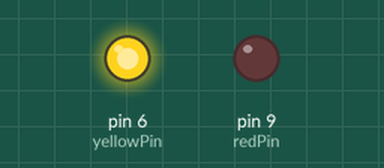
This sketch was run on a simulated Arduino Uno, built with avr-gcc and run on an emulated ATmega328P. Shown: output pins drawn as LEDs (lit = HIGH).

Above: at 0.2 s.
At 5.2 s:
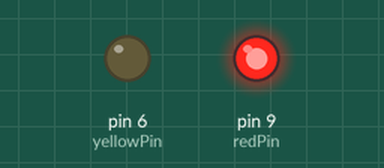
At 9.7 s:
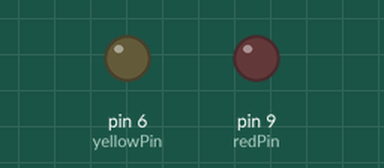
Timing chart, 0 to 10.4 s (numbered marks = the images above):
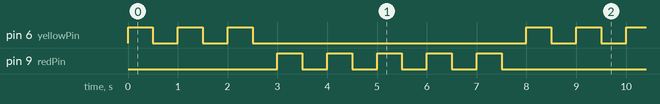

Measured:
- by itself, pin 6 (yellowPin): repeats every 8.0 s: 2 × (LOW 0.50 s, HIGH 0.50 s), LOW 5.5 s, HIGH 0.50 s
- by itself, pin 9 (redPin): repeats every 8.0 s: 4 × (LOW 0.50 s, HIGH 0.50 s), LOW 3.5 s, HIGH 0.50 s
- by itself, everything shown: repeats every 8.0 s, in 16 steps

The sketch:

blinkingLED.ino
```cpp
int yellowPin = 6;
int redPin = 9;
int yellowTime = 500;
int redTime = 500;


void setup() {
  // put your setup code here, to run once:
  pinMode(yellowPin, OUTPUT);
  pinMode(redPin, OUTPUT);
  Serial.begin(9600);
}

void loop() {
  // put your main code here, to run repeatedly:
  digitalWrite(yellowPin, HIGH);
  delay(yellowTime);
  digitalWrite(yellowPin, LOW);
  delay(yellowTime);
  digitalWrite(yellowPin, HIGH);
  delay(yellowTime);
  digitalWrite(yellowPin, LOW);
  delay(yellowTime);
  digitalWrite(yellowPin, HIGH);
  delay(yellowTime);
  digitalWrite(yellowPin, LOW);
  delay(yellowTime);

  digitalWrite(redPin, HIGH);
  delay(redTime);
  digitalWrite(redPin, LOW);
  delay(redTime);
  digitalWrite(redPin, HIGH);
  delay(redTime);
  digitalWrite(redPin, LOW);
  delay(redTime);
  digitalWrite(redPin, HIGH);
  delay(redTime);
  digitalWrite(redPin, LOW);
  delay(redTime);
  digitalWrite(redPin, HIGH);
  delay(redTime);
  digitalWrite(redPin, LOW);
  delay(redTime);
  digitalWrite(redPin, HIGH);
  delay(redTime);
  digitalWrite(redPin, LOW);
  delay(redTime);
}
```
